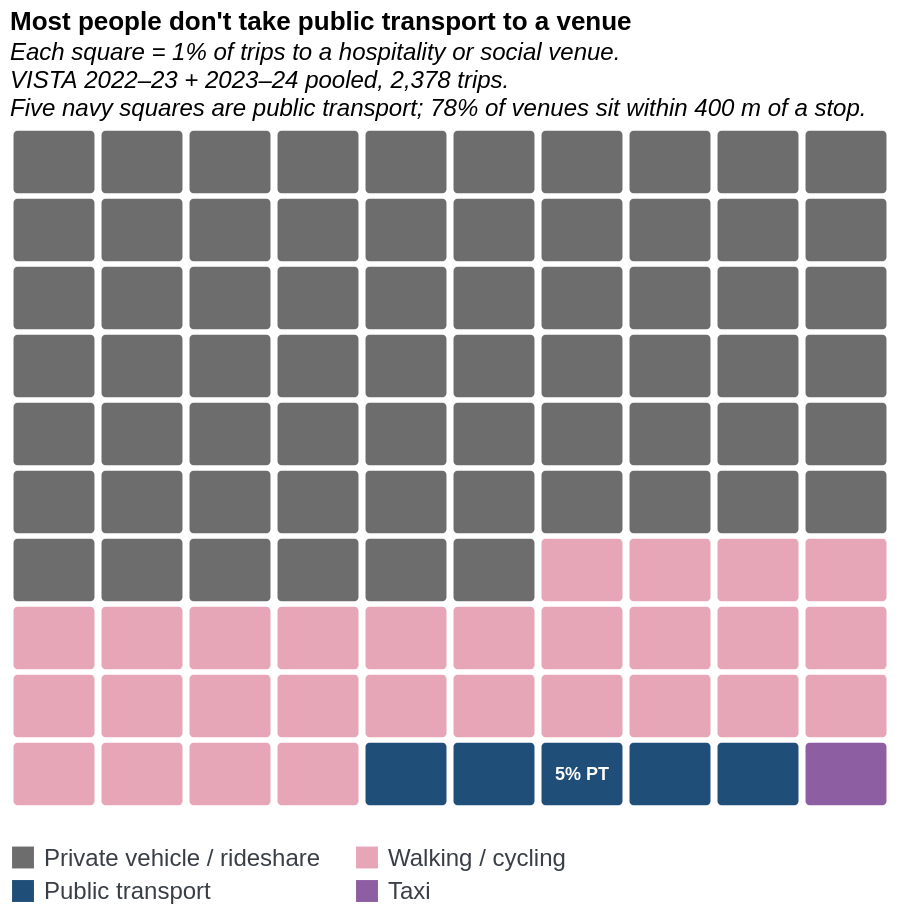

Write a Vega-Lite specification for this figure.
### Vega-Lite specification from a JSON file in a GitHub repository (floating-point values rounded to 4 significant figures)
{"$schema": "https://vega.github.io/schema/vega-lite/v5.json", "description": "Chart 21 — Waffle unit chart: 100 boxes each = 1 percentage point of trips to a hospitality or social venue by main mode. VISTA 2022-23 + 2023-24 pooled, 2,378 surveyed trips. Each box is generated inline via a sequence transform — no CSV required. The layout is a 10x10 grid with 44 px horizontal steps and 34 px vertical steps, keeping the plotted height aligned with chart-19 while making the boxes wider. Five navy boxes (indices 94–98) are public transport (5.3% rounded to 5), sitting in the bottom row against a sea of grey (66 car boxes) and light-grey (28 walking boxes). The visual makes the 5-vs-66 asymmetry visceral rather than merely numerical. The proximity paradox hook ('78% of venues sit within 400 m of a stop') is embedded in the wrapped subtitle. Data: VISTA, DTP Victoria, CC BY 4.0; derived by scripts/derive_hospitality_modes.py.", "title": {"text": "Most people don't take public transport to a venue", "subtitle": ["Each square = 1% of trips to a hospitality or social venue.", "VISTA 2022–23 + 2023–24 pooled, 2,378 trips.", "Five navy squares are public transport; 78% of venues sit within 400 m of a stop."], "anchor": "start", "subtitleFontStyle": "italic"}, "width": {"step": 44}, "height": {"step": 34}, "data": {"sequence": {"start": 0, "stop": 100, "as": "index"}}, "transform": [{"calculate": "datum.index % 10", "as": "col"}, {"calculate": "floor(datum.index / 10)", "as": "row"}, {"calculate": "datum.index < 66 ? 'Private vehicle / rideshare' : datum.index < 94 ? 'Walking / cycling' : datum.index < 99 ? 'Public transport' : 'Taxi'", "as": "mode_group"}, {"calculate": "datum.mode_group == 'Private vehicle / rideshare' ? '65.7%' : datum.mode_group == 'Walking / cycling' ? '27.5%' : datum.mode_group == 'Public transport' ? '5.3%' : '1.2%'", "as": "share_label"}], "layer": [{"mark": {"type": "rect", "cornerRadius": 2}, "encoding": {"x": {"field": "col", "type": "ordinal", "title": null, "axis": null, "scale": {"paddingInner": 0.08, "paddingOuter": 0.04}}, "y": {"field": "row", "type": "ordinal", "title": null, "axis": null, "scale": {"paddingInner": 0.08, "paddingOuter": 0.04}}, "color": {"field": "mode_group", "type": "nominal", "title": null, "scale": {"domain": ["Private vehicle / rideshare", "Walking / cycling", "Public transport", "Taxi"], "range": ["#6d6d6d", "#e7a6b8", "#1f4e79", "#8e5ea2"]}, "legend": {"orient": "bottom", "columns": 2, "labelFontSize": 12, "labelColor": "#3a3f47", "symbolSize": 120, "columnPadding": 16, "rowPadding": 4}}, "tooltip": [{"field": "mode_group", "title": "Mode"}, {"field": "share_label", "title": "Share of trips"}]}}, {"description": "Direct label on the five navy PT squares — makes the 5% figure readable without consulting the legend.", "transform": [{"filter": "datum.index == 96"}], "mark": {"type": "text", "align": "center", "baseline": "middle", "fontSize": 9, "fontWeight": "bold", "color": "white", "text": "5% PT"}, "encoding": {"x": {"field": "col", "type": "ordinal", "scale": {"paddingInner": 0.08, "paddingOuter": 0.04}}, "y": {"field": "row", "type": "ordinal", "scale": {"paddingInner": 0.08, "paddingOuter": 0.04}}}}], "config": {"view": {"stroke": null}, "axis": {"labelColor": "#3a3f47", "titleColor": "#3a3f47"}}}
